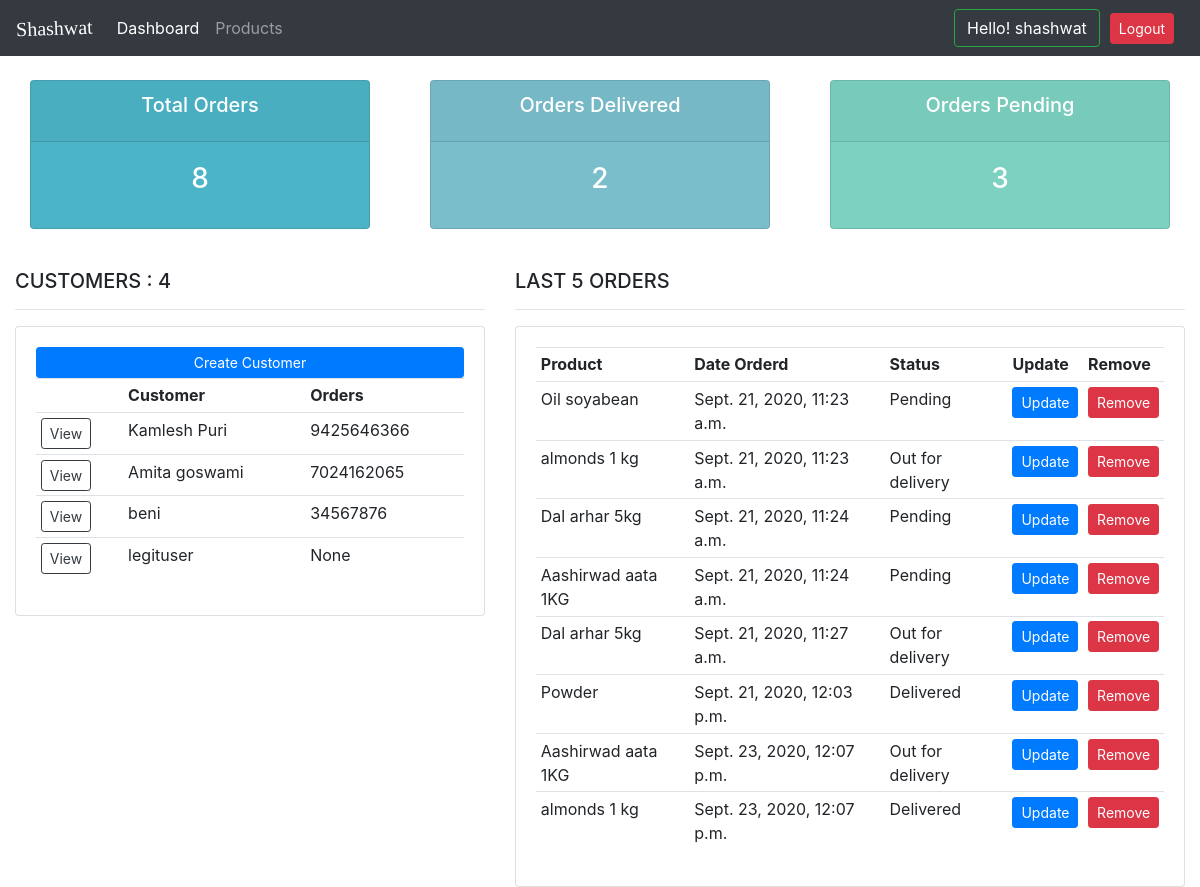
Screenshot of / (signed in) with the database file from the repository.
### accounts/models.py (models this page shows, shortened)
class Customer(models.Model):
    user = models.OneToOneField(User, null=True, on_delete=models.CASCADE)
    name = models.CharField(max_length=100, null=True)
    phone = models.CharField(max_length=100, null=True)
    email = models.CharField(max_length=100, null=True)
    date_created = models.DateTimeField(auto_now_add=True, null=True)
    profile_pic = models.ImageField(blank=True, default= " ", upload_to='images/' )

class Order(models.Model):
    STATUS = (
        ('Pending','Pending'),
        ('Out for delivery', 'Out for delivery'),
        ('Delivered','Delivered'),
    )
    Customer = models.ForeignKey(Customer, null=True, blank=True, on_delete= models.SET_NULL)
    Product = models.ForeignKey(Product, null=True, on_delete= models.SET_NULL)
    status = models.CharField(max_length=100, null=True, choices=STATUS)
    date_created = models.DateTimeField(auto_now_add=True, null =True)
    tags = models.ManyToManyField(Tag)

class Product(models.Model):
    CATEGORY = (
        ('Indoor','Indoor'),
        ('Outdoor','Out door'),
    )
    name = models.CharField(max_length=100, null =True)
    price = models.FloatField(null=True)
    category = models.CharField(max_length=100, null =True, choices=CATEGORY)
    date_created = models.DateTimeField(auto_now_add=True, null =True)
    description =  models.CharField(max_length=100, null =True)

### accounts/decorators.py (the view)
        def wrapper_func(request, *args, **kwargs):
            group = None
            if request.user.groups.exists():
                group = request.user.groups.all()[0].name
                if str(group) in allowed_roles:
                    return view_func(request, *args, **kwargs)
                elif str(group) == 'user':
                    return redirect('user_page')
                else:
                    return HttpResponse("sorry not sorry")

### accounts/views.py (called while the page is built)
@login_required(login_url='/login/')
@allowed_users(allowed_roles = ['admin'])
def home(request):
    customers = Customer.objects.all()
    orders = Order.objects.all()
    total_customers = customers.count()
    total_orders = orders.count()
    delivered = orders.filter(status='Delivered').count()
    pending = orders.filter(status='Pending').count()
    out_for_delivery = orders.filter(status='Out for Delivery').count()
    context = {
        'customers': customers,
        'orders': orders,
        'total_customers': total_customers,
        'total_orders': total_orders,
        'delivered': delivered,
        'pending': pending,
        'Out for Delivery': out_for_delivery,
    }
    return render(request, 'dashboard.html', context)

### templates/dashboard.html
{%  extends 'main.html' %}
{% block content %}
{%  include 'status.html' %}
<br>
<div class="row">
	<div class="col-md-5">
		<h5>CUSTOMERS : {{total_customers}}</h5>
		<hr>
		<div class="card card-body">
			<a class="btn btn-primary  btn-sm btn-block" href="">Create Customer</a>
			<table class="table table-sm">
				<tr>
					<th></th>
					<th>Customer</th>
					<th>Orders</th>
				</tr>
				{% for customers in customers %}
					<tr>
						<td><a href="{% url 'customer' customers.id %}"><button type="button" class="btn btn-outline-dark btn-sm">View</button></a></td>
						<td>{{customers.name}}</td>
						<td>{{customers.phone}}</td>
					</tr>
				{% endfor %}
			</table>
		</div>
	</div>
	<div class="col-md-7">
		<h5>LAST 5 ORDERS</h5>
		<hr>
		<div class="card card-body">
			<table class="table table-sm">
				<tr>
					<th>Product</th>
					<th>Date Orderd</th>
					<th>Status</th>
					<th>Update</th>
					<th>Remove</th>
				</tr>
				{% for order in orders %}
					<tr>
						<td>{{order.Product.name}}</td>
						<td>{{order.date_created}}</td>
						<td>{{order.status}}</td>
						<td><a href="{% url 'update_order' order.id %}"><button type="button" class="btn btn-primary btn-sm">Update</button></a></td>
						<td><a href="{% url 'delete_order' order.id %}"><button type="button" class="btn btn-danger btn-sm">Remove</button> </a></td>
					</tr>
				{% endfor %}
			</table>
		</div>
	</div>
</div>
{% endblock %}

### templates/main.html (shortened to what this page needs)
{% load static %}
<!DOCTYPE html>
<html>
<head>
	<link rel="stylesheet" type="text/css" href="{% static 'css/main.css' %}">
	<link rel="stylesheet" href="https://stackpath.bootstrapcdn.com/bootstrap/4.3.1/css/bootstrap.min.css">
</head>
<body>
	{%  include 'navbar.html' %}
	<div class="container-fluid">
		{% block content %}
		{% endblock %}
    </div>
</body>
</html>

### templates/navbar.html (shortened to what this page needs)
<nav class="navbar navbar-expand-lg navbar-dark bg-dark">
  <div class="collapse navbar-collapse" id="navbarNav">
    <a class="navbar-brand" href="#" style="font-family:'opan snas';transform:rotate(-2deg);" >Shashwat</a>
      <ul class="navbar-nav">
      {% if request.user.is_staff %}
        <li class="nav-item active">
          <a class="nav-link" href="{% url 'home' %}">Dashboard</a>
        </li>
        <li class="nav-item">
          <a class="nav-link" href="{% url 'products' %}">Products</a>
        </li>
      {% endif %}
      </ul>
  </div>
  <span>
    <button class="btn btn-outline-success bt-sm logout_user">Hello! {{request.user}}</button></a>
  </span>
  <span>
    <a class="nav-item logout_user" href="{% url 'logout' %}" ><button class="btn btn-danger btn-sm">Logout </button></a>
  </span>
</nav>

### templates/status.html
<br>
<div class="row">
	<div class="col">
		<div class="col-md">
			<div class="card text-center text-white  mb-3" id="total-orders">
			  	<div class="card-header">
			  		<h5 class="card-title">Total Orders</h5>
			  	</div>
			  	<div class="card-body">
			    	<h3 class="card-title">{{total_orders}}</h3>
			  	</div>
			</div>
		</div>
	</div>
	<div class="col">
		<div class="col-md">
			<div class="card text-center text-white  mb-3" id="orders-delivered">
			  	<div class="card-header">
			  		<h5 class="card-title">Orders Delivered</h5>
			  	</div>
			  	<div class="card-body">
			    	<h3 class="card-title">{{delivered}}</h3>
			  	</div>
			</div>
		</div>
	</div>
	<div class="col">
		<div class="col-md">
			<div class="card text-center text-white  mb-3" id="orders-pending">
			  	<div class="card-header">
			  		<h5 class="card-title">Orders Pending</h5>
			  	</div>
			  	<div class="card-body">
			    	<h3 class="card-title">{{pending}}</h3>
			  	</div>
			</div>
		</div>
	</div>
</div>

### crm/static/css/main.css (style rules this page uses)
body { background-color: #ebeff5; }
#total-orders { background-color: #4cb4c7; }
#orders-delivered { background-color: #7abecc; }
#orders-pending { background-color: #7CD1C0; }

### templates/navbar.html (style rules this page uses)
.logout_user { margin-right: 10px; color: #fff; }

### rows the page displays
Customer: name "Kamlesh Puri", phone "9425646366"
Customer: name "Amita goswami", phone "7024162065"
Customer: name "beni", phone "34567876"
Customer: name "legituser", phone "None"
Order: Product.name "Oil soyabean", date_created "Sept. 21, 2020, 11:23 a.m.", status "Pending"
Order: Product.name "almonds 1 kg", date_created "Sept. 21, 2020, 11:23 a.m.", status "Out for delivery"
Order: Product.name "Dal arhar 5kg", date_created "Sept. 21, 2020, 11:24 a.m.", status "Pending"
Order: Product.name "Aashirwad aata 1KG", date_created "Sept. 21, 2020, 11:24 a.m.", status "Pending"
Order: Product.name "Dal arhar 5kg", date_created "Sept. 21, 2020, 11:27 a.m.", status "Out for delivery"
Order: Product.name "Powder", date_created "Sept. 21, 2020, 12:03 p.m.", status "Delivered"
Order: Product.name "Aashirwad aata 1KG", date_created "Sept. 23, 2020, 12:07 p.m.", status "Out for delivery"
Order: Product.name "almonds 1 kg", date_created "Sept. 23, 2020, 12:07 p.m.", status "Delivered"

### other values shown
{{ request.user }} "shashwat"
{{ total_orders }} "8"
{{ delivered }} "2"
{{ pending }} "3"
{{ total_customers }} "4"
